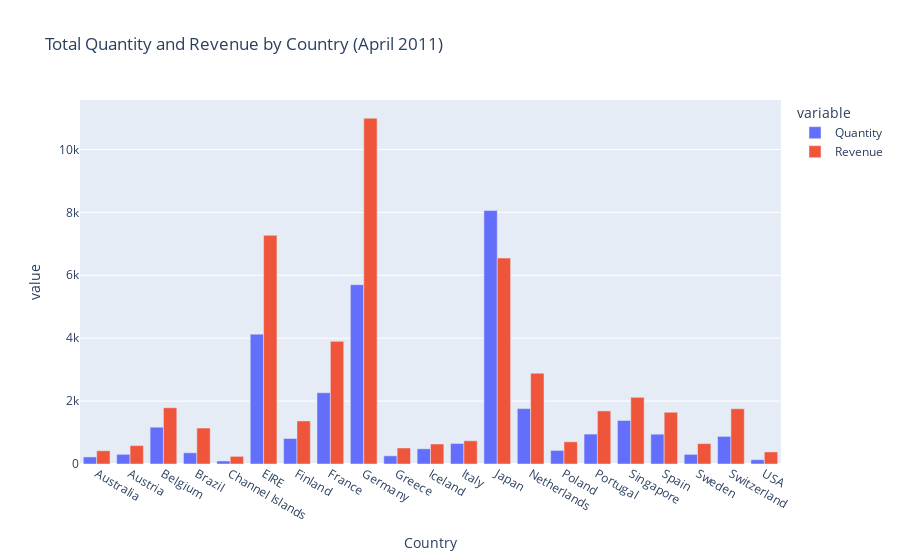

Write notebook code for a chart like this one.
### Markdown cell above
## 1. Create an interactive bar chart showing total quantity and revenue by country (excluding United Kingdom) for the month of April 2011.

### Code cell
# filtro solo abril 2011 excluyendo UK
df = df[(df['InvoiceDate'].dt.month == 4) & (df['InvoiceDate'].dt.year == 2011) & (df['Country'] != 'United Kingdom')]

# AgregO los datos por país y sumO las cantidades y los ingresos
agg_df = df.groupby('Country').agg({'Quantity': 'sum', 'Revenue': 'sum'}).reset_index()

# Interactive bar chart
fig = px.bar(agg_df, x='Country', y=['Quantity', 'Revenue'], title='Total Quantity and Revenue by Country (April 2011)')
fig.update_layout(barmode='group')
fig.show()

### Figure 1 — Plotly figure (JSON) as saved in the notebook; plotly's stock layout.template omitted (floating-point values rounded to 4 significant figures)
{"data": [{"alignmentgroup": "True", "hovertemplate": "variable=Quantity<br>Country=%{x}<br>value=%{y}<extra></extra>", "legendgroup": "Quantity", "marker": {"color": "#636efa", "pattern": {"shape": ""}}, "name": "Quantity", "offsetgroup": "Quantity", "orientation": "v", "showlegend": true, "textposition": "auto", "type": "bar", "x": ["Australia", "Austria", "Belgium", "Brazil", "Channel Islands", "EIRE", "Finland", "France", "Germany", "Greece", "Iceland", "Italy", "Japan", "Netherlands", "Poland", "Portugal", "Singapore", "Spain", "Sweden", "Switzerland", "USA"], "xaxis": "x", "y": [224, 308, 1170, 356, 96, 4129, 810, 2265, 5702, 260, 483, 653, 8058, 1762, 432, 951, 1384, 948, 306, 878, 137], "yaxis": "y"}, {"alignmentgroup": "True", "hovertemplate": "variable=Revenue<br>Country=%{x}<br>value=%{y}<extra></extra>", "legendgroup": "Revenue", "marker": {"color": "#EF553B", "pattern": {"shape": ""}}, "name": "Revenue", "offsetgroup": "Revenue", "orientation": "v", "showlegend": true, "textposition": "auto", "type": "bar", "x": ["Australia", "Austria", "Belgium", "Brazil", "Channel Islands", "EIRE", "Finland", "France", "Germany", "Greece", "Iceland", "Italy", "Japan", "Netherlands", "Poland", "Portugal", "Singapore", "Spain", "Sweden", "Switzerland", "USA"], "xaxis": "x", "y": [421.6, 584.8, 1788.0, 1144.0, 243, 7270.0, 1369.0, 3899.0, 10990.0, 509.7, 636.2, 737.8, 6548.0, 2887.0, 705.8, 1688.0, 2119.0, 1646.0, 649.1, 1757.0, 383.9], "yaxis": "y"}], "layout": {"barmode": "group", "legend": {"title": {"text": "variable"}, "tracegroupgap": 0}, "title": {"text": "Total Quantity and Revenue by Country (April 2011)"}, "xaxis": {"anchor": "y", "domain": [0, 1], "title": {"text": "Country"}}, "yaxis": {"anchor": "x", "domain": [0, 1], "title": {"text": "value"}}}}
